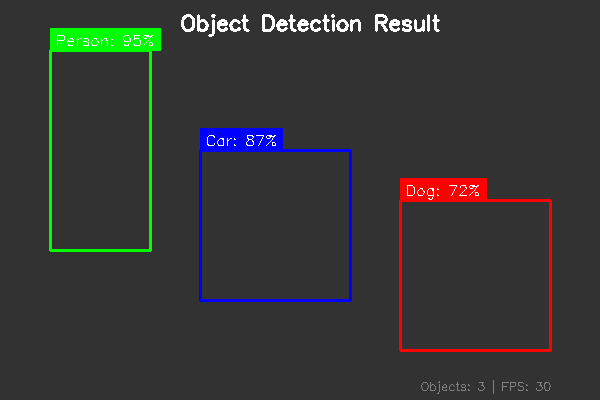
#> input picture Bab-01-Pendahuluan/praktikum/hasil_drawing.png, 600 x 400 px
$ python -i praktikum_10_computational_photography.py   (imports and definitions only)   (older library calls are emulated)
#> lines starting #> are read from the running program, lines starting #| are printed output that depends on the picture
#> further down, picture is the input picture: shape (400, 600, 3); mean B, G, R 53.5, 54.1, 53.6
"""
Praktikum 10: Computational Photography
========================================
Implementasi berbagai teknik computational photography.

Topik:
1. HDR Imaging
2. Image Denoising
3. Image Deblurring
4. Super Resolution
5. Image Inpainting
6. Exposure Fusion

Requirements:
- opencv-contrib-python
- numpy
- matplotlib
- scikit-image
- torch (optional, untuk deep learning)
"""

import cv2
import numpy as np
import matplotlib.pyplot as plt
from typing import List, Tuple, Optional
from scipy import ndimage
from scipy.signal import convolve2d

# ============================================================================
# BAGIAN 1: HDR IMAGING
# ============================================================================

class HDRImaging:
    """
    High Dynamic Range imaging pipeline.
    """

    # [237 lines left out: functions create_exposure_stack, compute_weights, exposure_fusion, pyramid_fusion, demo_hdr_imaging, not called in this run]


# ============================================================================
# BAGIAN 2: IMAGE DENOISING
# ============================================================================

class ImageDenoising:
    """
    Berbagai metode image denoising.
    """

    # [201 lines left out: functions add_gaussian_noise, add_salt_pepper_noise, gaussian_filter, median_filter, bilateral_filter, non_local_means and 2 more, not called in this run]


# ============================================================================
# BAGIAN 3: IMAGE DEBLURRING
# ============================================================================

class ImageDeblurring:
    """
    Image deblurring / deconvolution.
    """

    # [191 lines left out: functions create_motion_blur_kernel, create_gaussian_blur_kernel, apply_blur, wiener_filter, _wiener_channel, richardson_lucy and 2 more, not called in this run]


# ============================================================================
# BAGIAN 4: SUPER RESOLUTION
# ============================================================================

class SuperResolution:
    """
    Image super resolution methods.
    """

    @staticmethod
    def bicubic_upscale(image: np.ndarray, scale: int = 2) -> np.ndarray:
        """Bicubic interpolation upscaling."""
#> called with scale = 2
        h, w = image.shape[:2]
#> h = 400; w = 600
        return cv2.resize(image, (w * scale, h * scale),
                         interpolation=cv2.INTER_CUBIC)

    # [6 lines left out: function lanczos_upscale, not called in this run]

    def edge_directed_upscale(self, image: np.ndarray, scale: int = 2
                              ) -> np.ndarray:
        """
        Simple edge-directed interpolation.
        """
        # First bicubic upscale
        upscaled = self.bicubic_upscale(image, scale)

        if len(upscaled.shape) == 3:
            gray = cv2.cvtColor(upscaled, cv2.COLOR_BGR2GRAY)
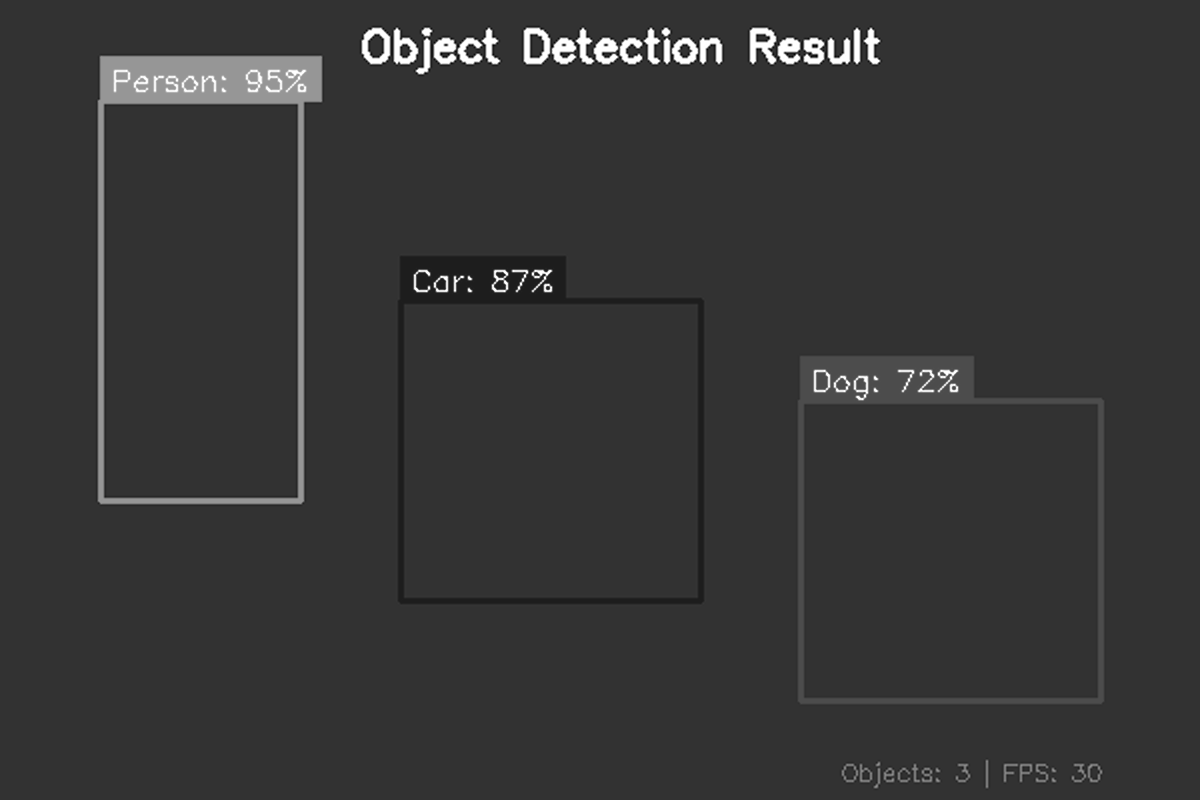
#> gray: shape (800, 1200); min 0, max 255, mean 53.8
        else:
            gray = upscaled

        # Compute gradients
        gx = cv2.Sobel(gray, cv2.CV_64F, 1, 0, ksize=3)
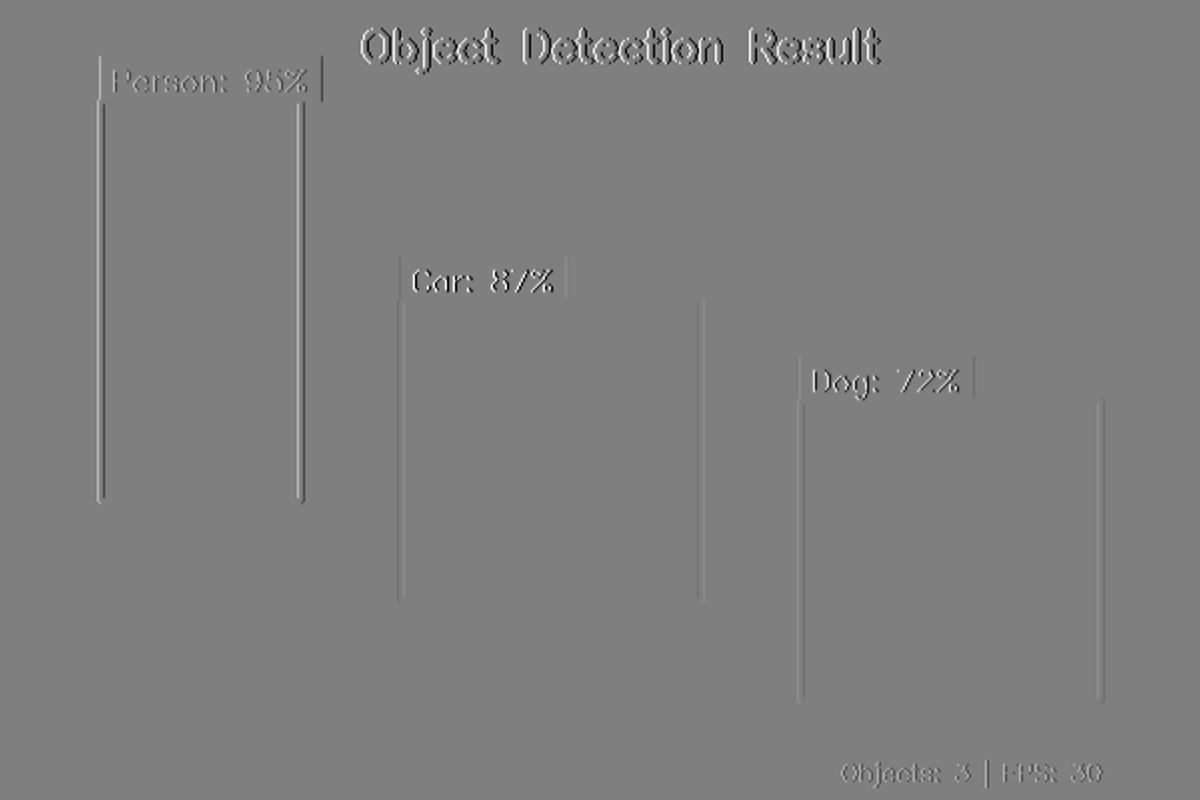
#> gx: shape (800, 1200) float64; min -840, max 843, mean 0; drawn with min black and max white
        gy = cv2.Sobel(gray, cv2.CV_64F, 0, 1, ksize=3)
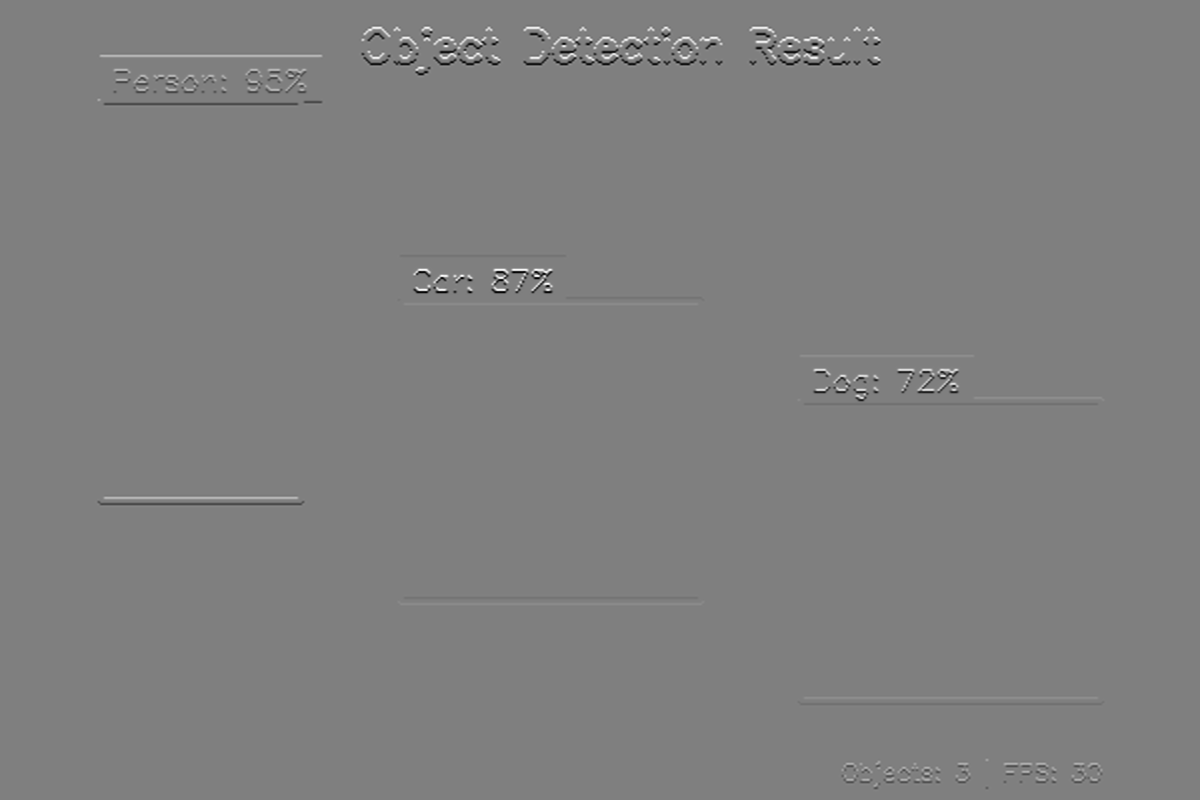
#> gy: shape (800, 1200) float64; min -843, max 840, mean 0; drawn with min black and max white

        # Edge magnitude
        edge_mag = np.sqrt(gx**2 + gy**2)
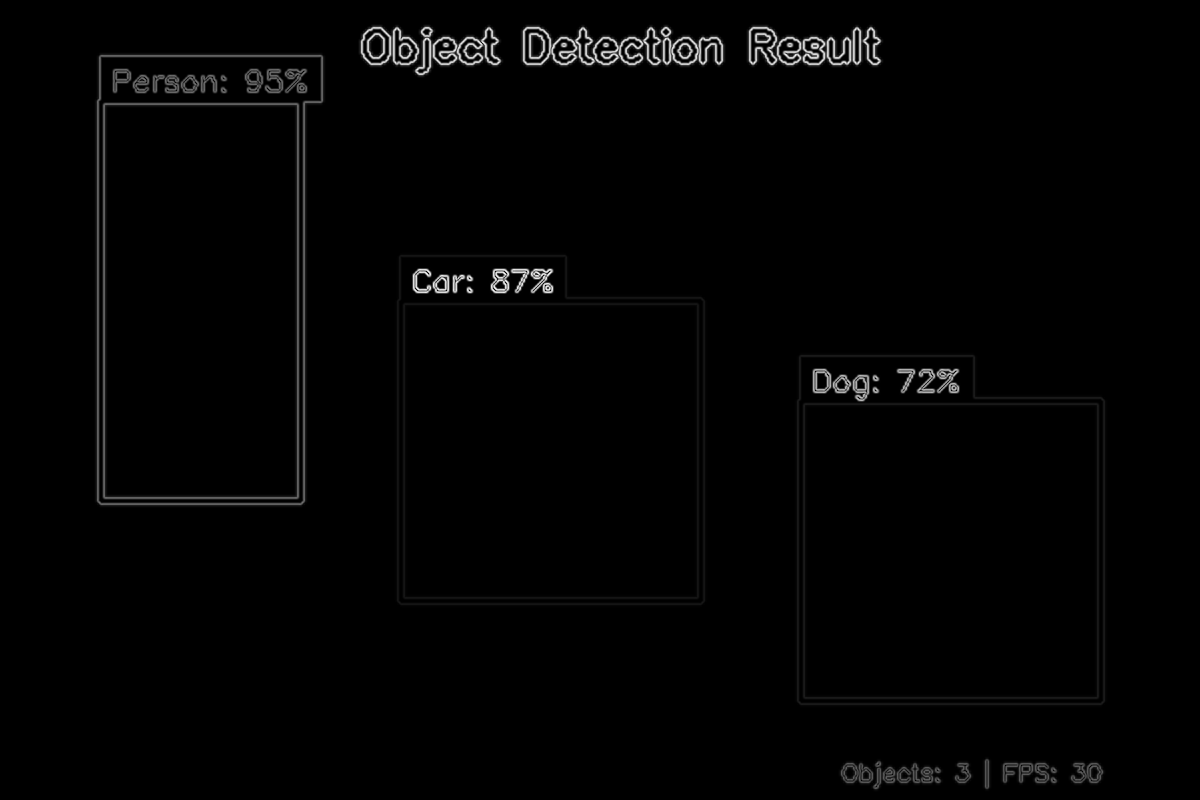
#> edge_mag: shape (800, 1200) float64; min 0, max 917.9, mean 11.7; drawn with min black and max white

        # Sharpen edges
        kernel = np.array([[-1, -1, -1],
                          [-1,  9, -1],
                          [-1, -1, -1]], dtype=np.float32)

        sharpened = cv2.filter2D(upscaled, -1, kernel)
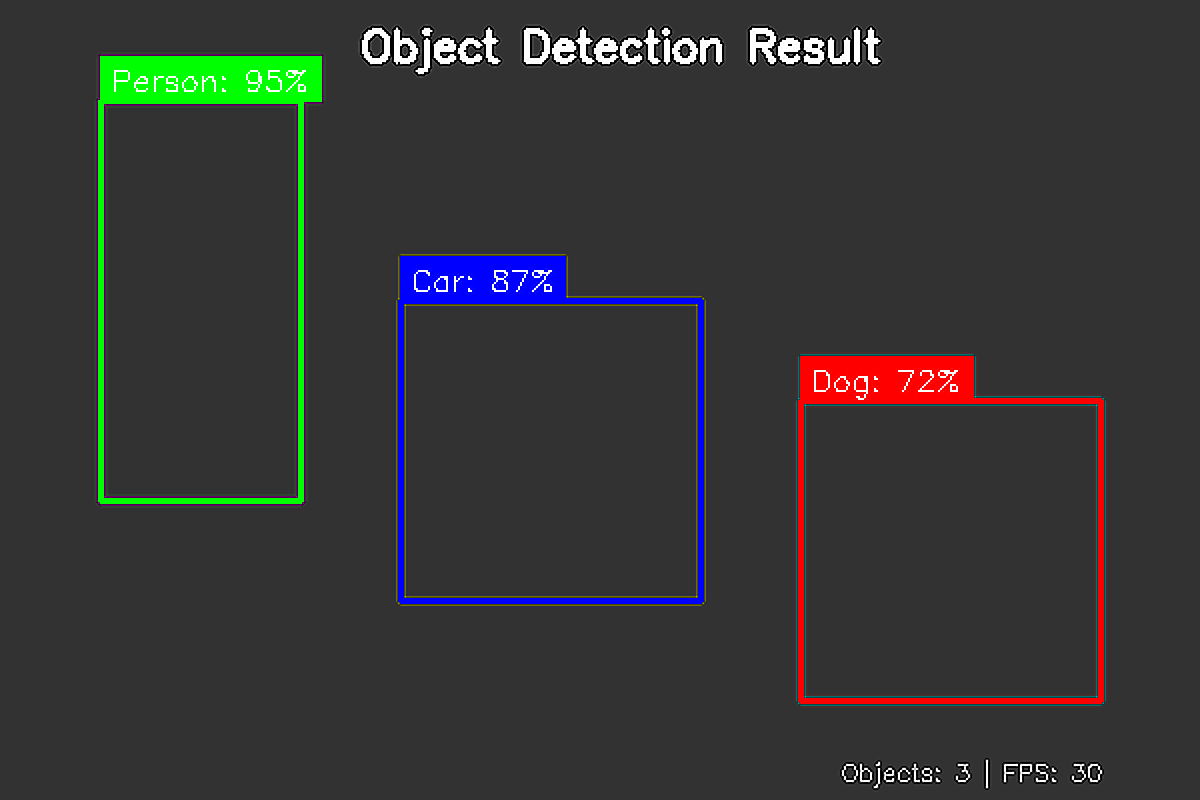
#> sharpened: shape (800, 1200, 3); mean B, G, R 53.7, 54.2, 53.7

        # Blend based on edge strength
        if len(upscaled.shape) == 3:
            edge_mag = edge_mag[:, :, np.newaxis]

        edge_mag = edge_mag / (edge_mag.max() + 1e-10)
#> edge_mag: shape (800, 1200, 1) float64

        result = upscaled.astype(float) * (1 - edge_mag * 0.3) + \
                 sharpened.astype(float) * (edge_mag * 0.3)

        return np.clip(result, 0, 255).astype(np.uint8)

    # [107 lines left out: functions iterative_back_projection, demo_super_resolution, not called in this run]


# ============================================================================
# BAGIAN 5: IMAGE INPAINTING
# ============================================================================

class ImageInpainting:
    """
    Image inpainting methods.
    """

    # [158 lines left out: functions telea_inpaint, navier_stokes_inpaint, diffusion_inpaint, demo_inpainting, main, not called in this run]


# [2 lines not run here, left out]

>>> import cv2
>>> picture = cv2.imread('../../Bab-01-Pendahuluan/praktikum/hasil_drawing.png')
>>> result = SuperResolution().edge_directed_upscale(picture)
